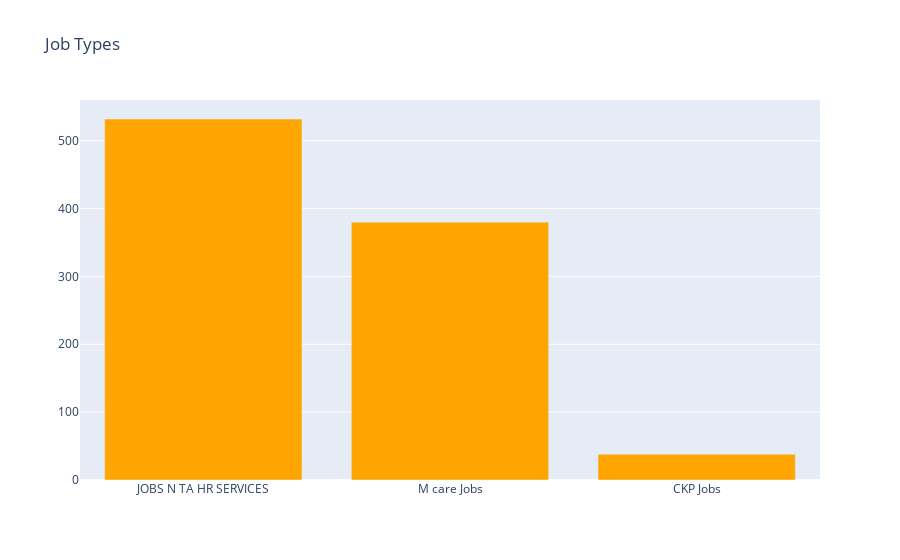

Notebook cell for this chart:
### Code cell
import plotly.graph_objects as go

# Create a bar chart trace
trace = go.Bar(x=final1['Job_type'], y=final1['count'],marker=dict(color='orange'))

# Define the layout
layout = go.Layout(title='Job Types')

# Create the figure
fig = go.Figure(data=[trace], layout=layout)

# Show the figure
fig.show()

### Figure 1 — Plotly figure (JSON) as saved in the notebook; plotly's stock layout.template omitted (floating-point values rounded to 4 significant figures)
{"data": [{"marker": {"color": "orange"}, "type": "bar", "x": ["JOBS N TA HR SERVICES", "M care Jobs", "CKP Jobs"], "y": [532, 380, 38]}], "layout": {"autosize": true, "title": {"text": "Job Types"}, "xaxis": {"autorange": true, "range": [-0.5, 2.5], "type": "category"}, "yaxis": {"autorange": true, "range": [0, 560], "type": "linear"}}}
